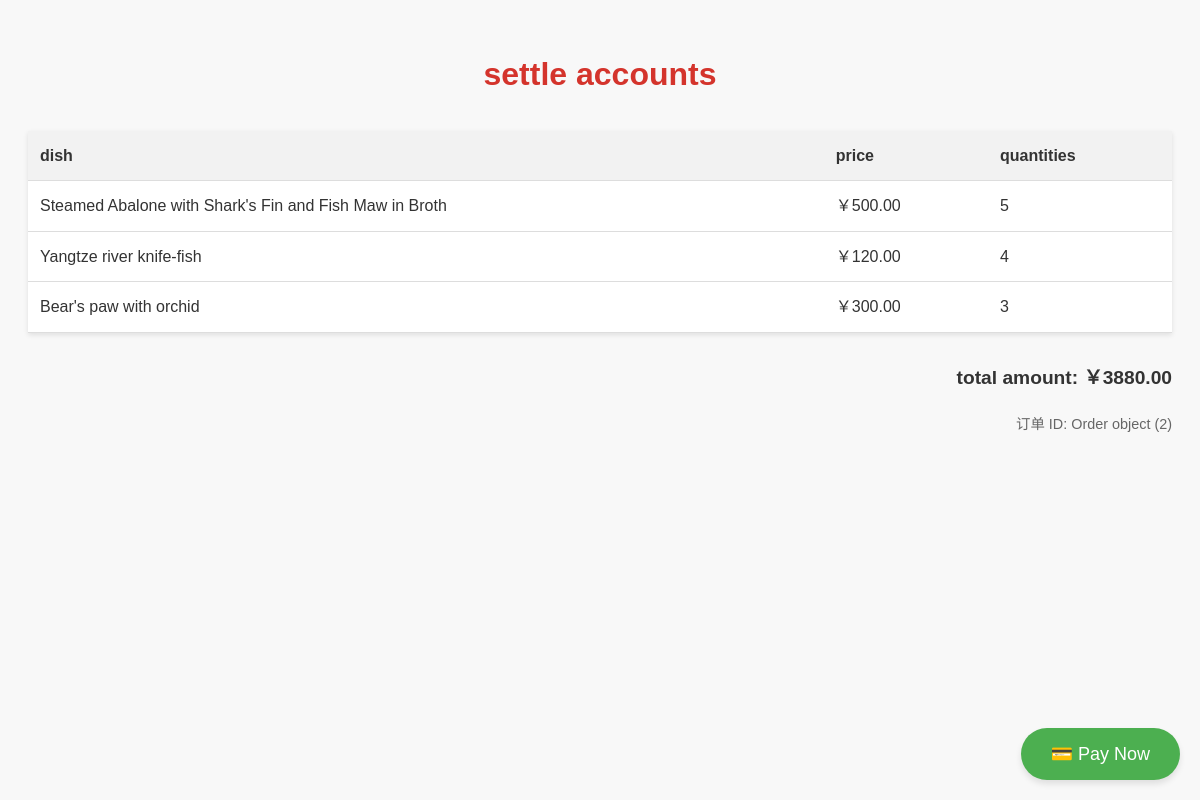
Page /order/checkout/2/ on the committed database.
### orders/models.py (models this page shows, shortened)
class OrderItems(models.Model):
    order = models.ForeignKey(Order, on_delete=models.CASCADE, related_name="order_items")
    menuitem = models.ForeignKey(MenuItem, on_delete=models.CASCADE, related_name="menu_orders")
    quantity = models.IntegerField(default=1)  # 添加 quantity 字段，确保记录菜品数量
    class Meta:
        unique_together = (('order', 'menuitem'),)

class MenuItem(models.Model):
    name = models.CharField(max_length=100)
    description = models.TextField()
    price = models.DecimalField(max_digits=10, decimal_places=2)
    image = models.ImageField(upload_to="menu_image/", blank=True, null=True)  # 修改为 ImageField

class Order(models.Model):
    STATUS_CHOICES = [
        ("Pending", "待处理"),
        ("Preparing", "正在准备"),
        ("Completed", "完成"),
    ]
    status = models.CharField(max_length=20, choices=STATUS_CHOICES, default="Pending")
    table = models.ForeignKey('Table', on_delete=models.CASCADE)
    items = models.ManyToManyField(MenuItem, through='OrderItems')
    created_at = models.DateTimeField(default=timezone.now, blank=True)

### orders/views.py (the view)
# urls.py: path("checkout/<int:order_id>/", views.checkout, name="checkout"),
def checkout(request, order_id):
    order = get_object_or_404(Order, id=order_id)
    order_items = OrderItems.objects.filter(order=order)
    total_price = sum(item.menuitem.price * item.quantity for item in order_items)
    menu_items = list(MenuItem.objects.values("id", "name", "price"))
    for item in menu_items:
        item["price"] = float(item["price"])
    menu_items_json = json.dumps(menu_items)
    return render(request, "orders/checkout.html", {
        "order": order,
        "order_items": order_items,
        "total_price": total_price,
        "menu_items_json": menu_items_json
    })

### orders/templates/orders/checkout.html (shortened to what this page needs)
<!DOCTYPE html>
<html lang="zh">
<head>
    {% load static %}
    <link rel="stylesheet" href="{% static 'css/style.css' %}">
</head>
<body>
    <h1>settle accounts</h1>
    <table>
        <thead>
            <tr>
                <th>dish</th>
                <th>price</th>
                <th>quantities</th>
            </tr>
        </thead>
        <tbody>
            {% for item in order_items %}
            <tr>
                <td>{{ item.menuitem.name }}</td>
                <td>￥{{ item.menuitem.price|floatformat:2 }}</td>
                <td>{{ item.quantity }}</td>
            </tr>
            {% endfor %}
        </tbody>
    </table>
    <p class="total-price">total amount: ￥{{ total_price|floatformat:2 }}</p>
    <p class="order-id">订单 ID: {{ order }}</p>
    <button class="floating-button" onclick="goToPayment()">💳 Pay Now</button>
</body>
</html>

### static/css/style.css (style rules this page uses)
body { font-family: Arial, sans-serif; }
.floating-button { position: fixed; bottom: 20px; right: 20px; background-color: #ff6600; color: white; border: none; padding: 15px 20px; border-radius: 50px; font-size: 18px; cursor: pointer; box-shadow: 2px 2px 10px rgba(0, 0, 0, 0.2); }

### orders/templates/orders/checkout.html (style rules this page uses)
body { font-family: 'Microsoft YaHei', 'Heiti SC', 'Helvetica', sans-serif; background-color: #f8f8f8; color: #333; line-height: 1.6; padding: 20px; }
h1 { color: #d4342c; text-align: center; margin-bottom: 30px; }
table { width: 100%; border-collapse: collapse; margin-bottom: 30px; background-color: white; box-shadow: 0 2px 5px rgba(0,0,0,0.1); }
th, td { padding: 12px; text-align: left; border-bottom: 1px solid #ddd; }
th { background-color: #f2f2f2; font-weight: bold; }
.total-price { font-size: 1.2em; font-weight: bold; text-align: right; margin-top: 20px; }
.order-id { font-size: 0.9em; color: #666; text-align: right; }
.floating-button { position: fixed; bottom: 20px; right: 20px; background-color: #4CAF50; color: white; border: none; padding: 15px 30px; border-radius: 30px; font-size: 18px; cursor: pointer; box-shadow: 0 4px 6px rgba(0,0,0,0.1); transition: background-color 0.3s; }

### rows in the picture
OrderItems: menuitem.name "Steamed Abalone with Shark's Fin and Fish Maw in Broth", menuitem.price "500.00", quantity "5"
OrderItems: menuitem.name "Yangtze river knife-fish", menuitem.price "120.00", quantity "4"
OrderItems: menuitem.name "Bear's paw with orchid", menuitem.price "300.00", quantity "3"
Order: id "Order object (2)"

### other values in the picture
{{ total_price|floatformat:2 }} "3880.00"
